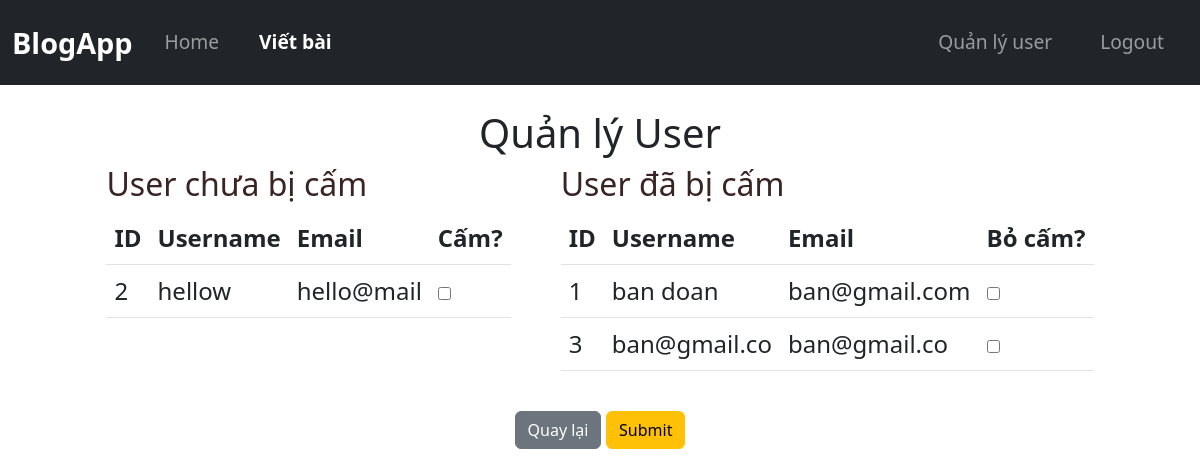
Screenshot of /admin/users (signed in) with the database file from the repository.
### tables this page shows
CREATE TABLE users (
            id INTEGER PRIMARY KEY AUTOINCREMENT,
            username TEXT UNIQUE NOT NULL,
            email TEXT UNIQUE NOT NULL,
            password TEXT NOT NULL
        , is_admin INTEGER DEFAULT 0, is_ban INTEGER DEFAULT 0);

### app/routes.py (the view)
@main.route("/admin/users",methods = ["POST","GET"])
@login_required
def admin_users():
    if not current_user.is_authenticated or not current_user.is_admin:
        flash("Bạn không có quyền truy cập!", "danger")
        return redirect(url_for("main.home"))
    db = get_db()
    users_is_not_ban = db.execute("SELECT id, username, email FROM users WHERE is_admin = 0 and is_ban = 0").fetchall()
    users_is_ban = db.execute("SELECT id, username, email FROM users WHERE is_admin = 0 and is_ban = 1").fetchall()
    for i in users_is_ban:
        print(dict(i))
    return render_template("admin_users.html", users_is_not_ban = users_is_not_ban,users_is_ban = users_is_ban)

### app/__init__.py (called while the page is built)
def create_app():
    app = Flask(__name__)
    app.config["SECRET_KEY"] = "dev"
    app.teardown_appcontext(close_db)
    login_manager = LoginManager()
    login_manager.init_app(app)
    @login_manager.user_loader
    def load_user(user_id):
        user =  get_user_by_id(user_id)
        return User(user['id'],user['username'],user['email'],user['is_admin'],user['is_ban'])
    from app.routes import main
    app.register_blueprint(main)
    return app

### app/db.py (called while the page is built)
def get_db():
    if "db" not in g:
        g.db = sqlite3.connect(DATABASE)
        g.db.row_factory = sqlite3.Row  # Trả về dict thay vì tuple
    return g.db

def get_user_by_id(id):
    db = get_db()
    user = db.execute("SELECT * FROM users WHERE id = ?", (id,)).fetchone()
    return dict(user) if user != None else None

### app/templates/admin_users.html (shortened to what this page needs)
{% extends "base.html" %}
{% block content %}
    <div class="container" style="align-items: center;">
        <h1 style="text-align: center;">Quản lý User</h1>
        <form action="{{url_for('main.toggle_ban')}}" method="POST">
            <div class="container_ad_usr">
                <div class="ql_usr_left">
                    <h2>User chưa bị cấm</h2>
                    <table class="table">
                        <thead>
                            <tr>
                                <th>ID</th>
                                <th>Username</th>
                                <th>Email</th>
                                <th>Cấm?</th>
                            </tr>
                        </thead>
                        <tbody>
                            {% for user in users_is_not_ban %}
                            <tr>
                                <td name = "user_id" >{{ user.id }}</td>
                                <td>{{ user.username }}</td>
                                <td>{{ user.email }}</td>
                                <td>
                                    <input type="checkbox" name = "ban_user" class="toggle-ban" value="{{ user.id }}">
                                </td>
                            {% else %}
                            <tr>
                                <td colspan="4" class="text-center">Không có user nào.</td>
                            </tr>
                            {% endfor %}
                        </tbody>
                    </table>
                </div>
                <div class = "ql_usr_right">
                    <h2>User đã bị cấm</h2>
                    <table class="table">
                        <thead>
                            <tr>
                                <th>ID</th>
                                <th>Username</th>
                                <th>Email</th>
                                <th>Bỏ cấm?</th>
                            </tr>
                        </thead>
                        <tbody>
                            {% for user in users_is_ban %}
                            <tr>
                                <td>{{ user.id }}</td>
                                <td>{{ user.username }}</td>
                                <td>{{ user.email }}</td>
                                <td>
                                    <input type="checkbox" name = "un_ban_user" class="toggle-ban" value="{{ user.id }}">
                                </td>
                            {% else %}
                            <tr>
                                <td colspan="4" class="text-center">Không có user nào.</td>
                            </tr>
                            {% endfor %}
                        </tbody>
                    </table>
                </div>
            </div>
            <div class="text-center mt-4">
                <a href="{{ url_for('main.home') }}" class="btn btn-secondary" style="justify-content:center;align-items: center;">Quay lại</a>
                <button type="submit" class="btn btn-warning">
                    Submit
                </button>
        </div>
        </form>
{% endblock %}

### app/static/css/style.css (style rules this page uses)
body { font-size: 1.1rem; }
.container { max-width: 1200px; }
.container_ad_usr { flex: 1; display: flex; gap : 50px; align-items: stretch; justify-content: center; font-size: 24px; color: rgb(57, 35, 35); }

### rows the page displays
users: id "2", username "hellow", email "hello@mail"
users: id "1", username "ban doan", email "ban@gmail.com"
users: id "3", username "ban@gmail.co", email "ban@gmail.co"
